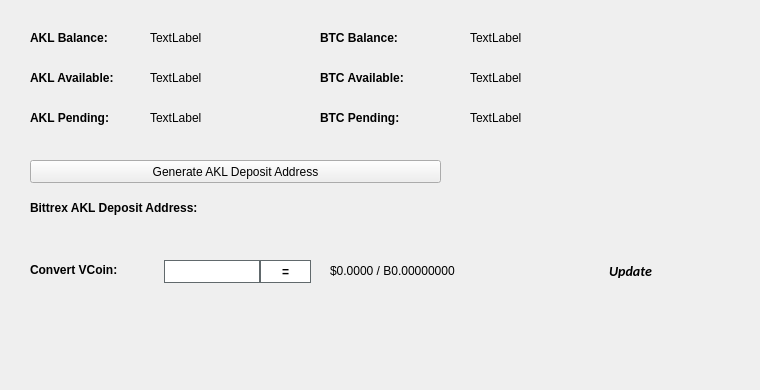
   <widget class="QWidget" name="BalanceTab">
    <attribute name="title">
     <string>Balance</string>
    </attribute>
    <widget class="QLabel" name="BitcoinBalanceLabel">
     <property name="geometry">
      <rect>
       <x>470</x>
       <y>30</y>
       <width>150</width>
       <height>16</height>
      </rect>
     </property>
     <property name="text">
      <string>TextLabel</string>
     </property>
    </widget>
    <widget class="QLabel" name="AKLBalanceLabel">
     <property name="geometry">
      <rect>
       <x>150</x>
       <y>30</y>
       <width>150</width>
       <height>16</height>
      </rect>
     </property>
     <property name="text">
      <string>TextLabel</string>
     </property>
    </widget>
    <widget class="QLabel" name="label_11">
     <property name="geometry">
      <rect>
       <x>30</x>
       <y>30</y>
       <width>101</width>
       <height>16</height>
      </rect>
     </property>
     <property name="font">
      <font>
       <weight>75</weight>
       <bold>true</bold>
      </font>
     </property>
     <property name="text">
      <string>AKL Balance:</string>
     </property>
    </widget>
    <widget class="QLabel" name="label_12">
     <property name="geometry">
      <rect>
       <x>320</x>
       <y>30</y>
       <width>101</width>
       <height>16</height>
      </rect>
     </property>
     <property name="font">
      <font>
       <weight>75</weight>
       <bold>true</bold>
      </font>
     </property>
     <property name="text">
      <string>BTC Balance:</string>
     </property>
    </widget>
    <widget class="QLabel" name="AKLAvailableLabel_2">
     <property name="geometry">
      <rect>
       <x>150</x>
       <y>70</y>
       <width>150</width>
       <height>16</height>
      </rect>
     </property>
     <property name="text">
      <string>TextLabel</string>
     </property>
    </widget>
    <widget class="QLabel" name="label_13">
     <property name="geometry">
      <rect>
       <x>30</x>
       <y>70</y>
       <width>111</width>
       <height>16</height>
      </rect>
     </property>
     <property name="font">
      <font>
       <weight>75</weight>
       <bold>true</bold>
      </font>
     </property>
     <property name="text">
      <string>AKL Available:</string>
     </property>
    </widget>
    <widget class="QLabel" name="label_14">
     <property name="geometry">
      <rect>
       <x>30</x>
       <y>110</y>
       <width>101</width>
       <height>16</height>
      </rect>
     </property>
     <property name="font">
      <font>
       <weight>75</weight>
       <bold>true</bold>
      </font>
     </property>
     <property name="text">
      <string>AKL Pending:</string>
     </property>
    </widget>
    <widget class="QLabel" name="AKLPendingLabel">
     <property name="geometry">
      <rect>
       <x>150</x>
       <y>110</y>
       <width>150</width>
       <height>16</height>
      </rect>
     </property>
     <property name="text">
      <string>TextLabel</string>
     </property>
    </widget>
    <widget class="QLabel" name="label_15">
     <property name="geometry">
      <rect>
       <x>320</x>
       <y>70</y>
       <width>111</width>
       <height>16</height>
      </rect>
     </property>
     <property name="font">
      <font>
       <weight>75</weight>
       <bold>true</bold>
      </font>
     </property>
     <property name="text">
      <string>BTC Available:</string>
     </property>
    </widget>
    <widget class="QLabel" name="BitcoinAvailableLabel">
     <property name="geometry">
      <rect>
       <x>470</x>
       <y>70</y>
       <width>150</width>
       <height>16</height>
      </rect>
     </property>
     <property name="text">
      <string>TextLabel</string>
     </property>
    </widget>
    <widget class="QLabel" name="label_31">
     <property name="geometry">
      <rect>
       <x>320</x>
       <y>110</y>
       <width>111</width>
       <height>16</height>
      </rect>
     </property>
     <property name="font">
      <font>
       <weight>75</weight>
       <bold>true</bold>
      </font>
     </property>
     <property name="text">
      <string>BTC Pending:</string>
     </property>
    </widget>
    <widget class="QLabel" name="BitcoinPendingLabel">
     <property name="geometry">
      <rect>
       <x>470</x>
       <y>110</y>
       <width>150</width>
       <height>16</height>
      </rect>
     </property>
     <property name="text">
      <string>TextLabel</string>
     </property>
    </widget>
    <widget class="QLabel" name="label_33">
     <property name="geometry">
      <rect>
       <x>30</x>
       <y>200</y>
       <width>221</width>
       <height>16</height>
      </rect>
     </property>
     <property name="font">
      <font>
       <weight>75</weight>
       <bold>true</bold>
      </font>
     </property>
     <property name="text">
      <string>Bittrex AKL Deposit Address:</string>
     </property>
    </widget>
    <widget class="QPushButton" name="GenDepositBTN">
     <property name="geometry">
      <rect>
       <x>30</x>
       <y>160</y>
       <width>411</width>
       <height>23</height>
      </rect>
     </property>
     <property name="text">
      <string>Generate AKL Deposit Address</string>
     </property>
     <property name="icon">
      <iconset resource="../akula.qrc">
       <normaloff>:/icons/bitcoin</normaloff>:/icons/bitcoin</iconset>
     </property>
    </widget>
    <widget class="QLabel" name="DepositAddressLabel">
     <property name="geometry">
      <rect>
       <x>200</x>
       <y>200</y>
       <width>261</width>
       <height>16</height>
      </rect>
     </property>
     <property name="palette">
      <palette>
       <active>
        <colorrole role="WindowText">
         <brush brushstyle="SolidPattern">
          <color alpha="255">
           <red>0</red>
           <green>0</green>
           <blue>0</blue>
          </color>
         </brush>
        </colorrole>
        <colorrole role="Text">
         <brush brushstyle="SolidPattern">
          <color alpha="255">
           <red>0</red>
           <green>0</green>
           <blue>255</blue>
          </color>
         </brush>
        </colorrole>
       </active>
       <inactive>
        <colorrole role="WindowText">
         <brush brushstyle="SolidPattern">
          <color alpha="255">
           <red>0</red>
           <green>0</green>
           <blue>0</blue>
          </color>
         </brush>
        </colorrole>
        <colorrole role="Text">
         <brush brushstyle="SolidPattern">
          <color alpha="255">
           <red>0</red>
           <green>0</green>
           <blue>255</blue>
          </color>
         </brush>
        </colorrole>
       </inactive>
       <disabled>
        <colorrole role="WindowText">
         <brush brushstyle="SolidPattern">
          <color alpha="255">
           <red>120</red>
           <green>120</green>
           <blue>120</blue>
          </color>
         </brush>
        </colorrole>
        <colorrole role="Text">
         <brush brushstyle="SolidPattern">
          <color alpha="255">
           <red>120</red>
           <green>120</green>
           <blue>120</blue>
          </color>
         </brush>
        </colorrole>
       </disabled>
      </palette>
     </property>
     <property name="font">
      <font>
       <weight>75</weight>
       <bold>true</bold>
      </font>
     </property>
     <property name="text">
      <string/>
     </property>
     <property name="alignment">
      <set>Qt::AlignRight|Qt::AlignTrailing|Qt::AlignVCenter</set>
     </property>
     <property name="textInteractionFlags">
      <set>Qt::LinksAccessibleByMouse|Qt::TextSelectableByKeyboard|Qt::TextSelectableByMouse</set>
     </property>
    </widget>
    <widget class="QLabel" name="label_8">
     <property name="geometry">
      <rect>
       <x>460</x>
       <y>300</y>
       <width>281</width>
       <height>81</height>
      </rect>
     </property>
     <property name="text">
      <string/>
     </property>
     <property name="pixmap">
      <pixmap>:/images/bittrex</pixmap>
     </property>
    </widget>
    <widget class="QWidget" name="widgetConversion" native="true">
     <property name="geometry">
      <rect>
       <x>0</x>
       <y>250</y>
       <width>751</width>
       <height>43</height>
      </rect>
     </property>
     <property name="minimumSize">
      <size>
       <width>0</width>
       <height>43</height>
      </size>
     </property>
     <property name="styleSheet">
      <string notr="true"/>
     </property>
     <widget class="QPushButton" name="btnUpdateMarketData">
      <property name="geometry">
       <rect>
        <x>575</x>
        <y>0</y>
        <width>111</width>
        <height>41</height>
       </rect>
      </property>
      <property name="sizePolicy">
       <sizepolicy hsizetype="Expanding" vsizetype="Expanding">
        <horstretch>0</horstretch>
        <verstretch>0</verstretch>
       </sizepolicy>
      </property>
      <property name="font">
       <font>
        <family>calibri</family>
        <pointsize>-1</pointsize>
        <weight>75</weight>
        <italic>true</italic>
        <bold>true</bold>
       </font>
      </property>
      <property name="styleSheet">
       <string notr="true">margin:0px;text-align:center;padding:2px;border-radius:3px;font-style:italic;width:100px;font-size:14px;font-family:calibri;font-weight:600;</string>
      </property>
      <property name="text">
       <string>Update</string>
      </property>
      <property name="iconSize">
       <size>
        <width>150</width>
        <height>35</height>
       </size>
      </property>
      <property name="autoDefault">
       <bool>true</bool>
      </property>
      <property name="default">
       <bool>true</bool>
      </property>
     </widget>
     <widget class="QLabel" name="lblConvertVCoin">
      <property name="geometry">
       <rect>
        <x>30</x>
        <y>10</y>
        <width>131</width>
        <height>20</height>
       </rect>
      </property>
      <property name="styleSheet">
       <string notr="true"/>
      </property>
      <property name="text">
       <string>&lt;html&gt;&lt;head/&gt;&lt;body&gt;&lt;p&gt;&lt;span style=&quot; font-weight:600;&quot;&gt;Convert VCoin:&lt;/span&gt;&lt;/p&gt;&lt;/body&gt;&lt;/html&gt;</string>
      </property>
     </widget>
     <widget class="QLineEdit" name="txtConvertVCoinQty">
      <property name="geometry">
       <rect>
        <x>160</x>
        <y>10</y>
        <width>100</width>
        <height>23</height>
       </rect>
      </property>
      <property name="minimumSize">
       <size>
        <width>100</width>
        <height>23</height>
       </size>
      </property>
      <property name="maximumSize">
       <size>
        <width>100</width>
        <height>16777215</height>
       </size>
      </property>
      <property name="styleSheet">
       <string notr="true">border: 1px solid #61696c;margin-left:4px;</string>
      </property>
     </widget>
     <widget class="QPushButton" name="btnConvertAKL">
      <property name="geometry">
       <rect>
        <x>260</x>
        <y>10</y>
        <width>51</width>
        <height>23</height>
       </rect>
      </property>
      <property name="minimumSize">
       <size>
        <width>0</width>
        <height>23</height>
       </size>
      </property>
      <property name="styleSheet">
       <string notr="true">border:1px solid #61696c;background:white;font-weight:600;</string>
      </property>
      <property name="text">
       <string>=</string>
      </property>
     </widget>
     <widget class="QLabel" name="lblConvertVCoinResults">
      <property name="geometry">
       <rect>
        <x>330</x>
        <y>0</y>
        <width>201</width>
        <height>41</height>
       </rect>
      </property>
      <property name="styleSheet">
       <string notr="true"/>
      </property>
      <property name="text">
       <string>$0.0000 / B0.00000000</string>
      </property>
     </widget>
     <widget class="QLabel" name="iconOverviewUpdateWait">
      <property name="geometry">
       <rect>
        <x>670</x>
        <y>10</y>
        <width>24</width>
        <height>24</height>
       </rect>
      </property>
      <property name="text">
       <string/>
      </property>
      <property name="pixmap">
       <pixmap resource="../akula.qrc">:/icons/transaction_1</pixmap>
      </property>
      <property name="scaledContents">
       <bool>true</bool>
      </property>
      <property name="alignment">
       <set>Qt::AlignCenter</set>
      </property>
     </widget>
    </widget>
   </widget>
